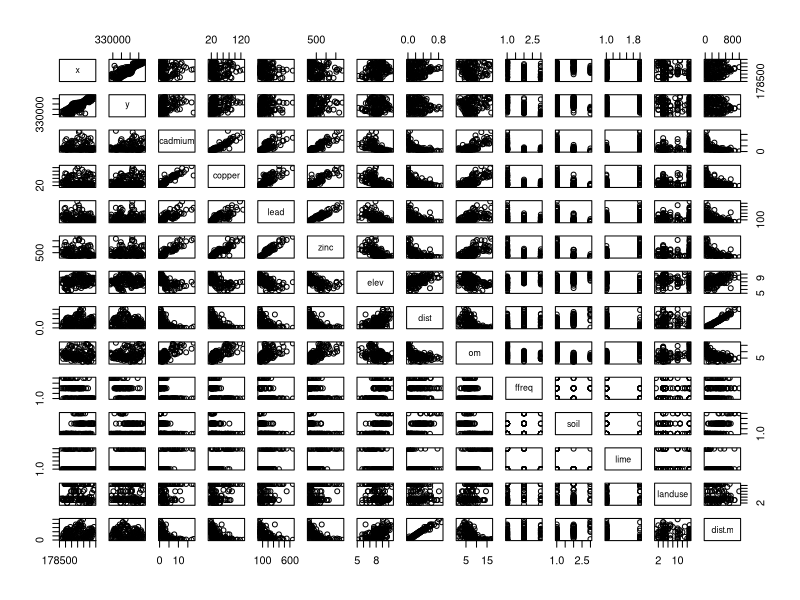
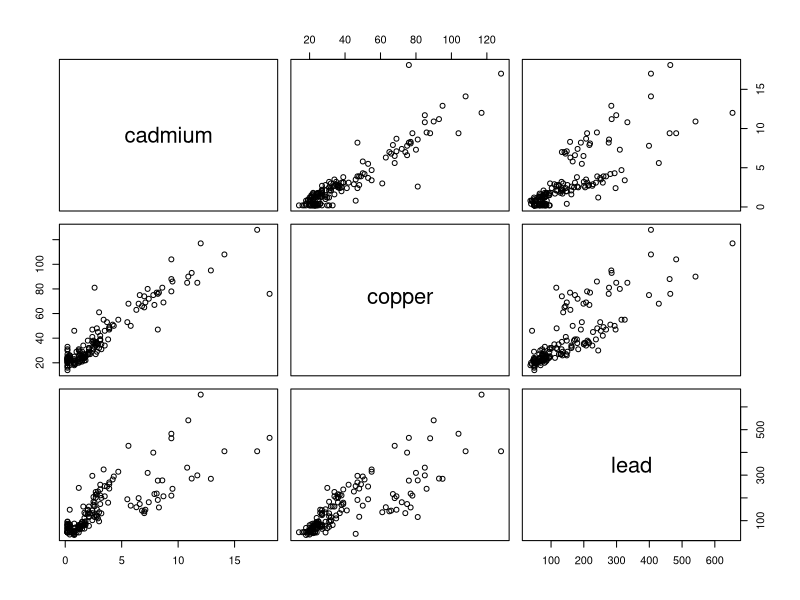
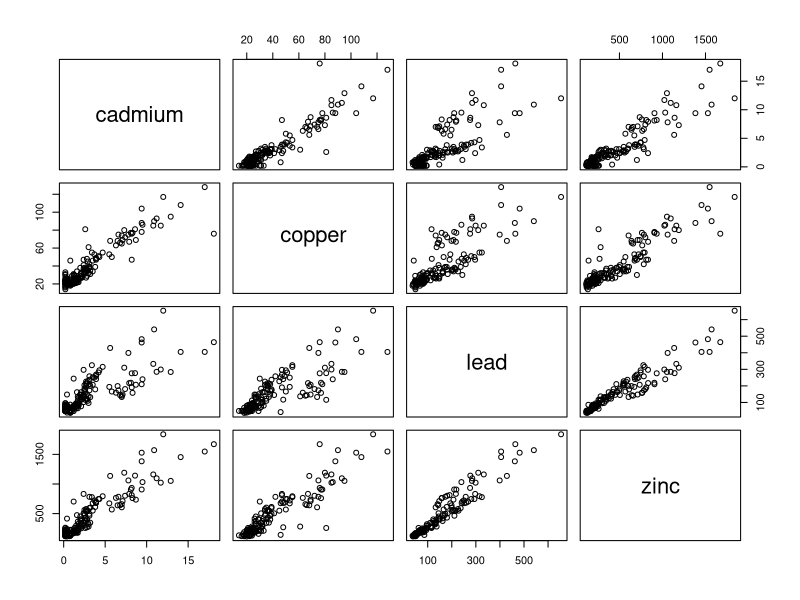
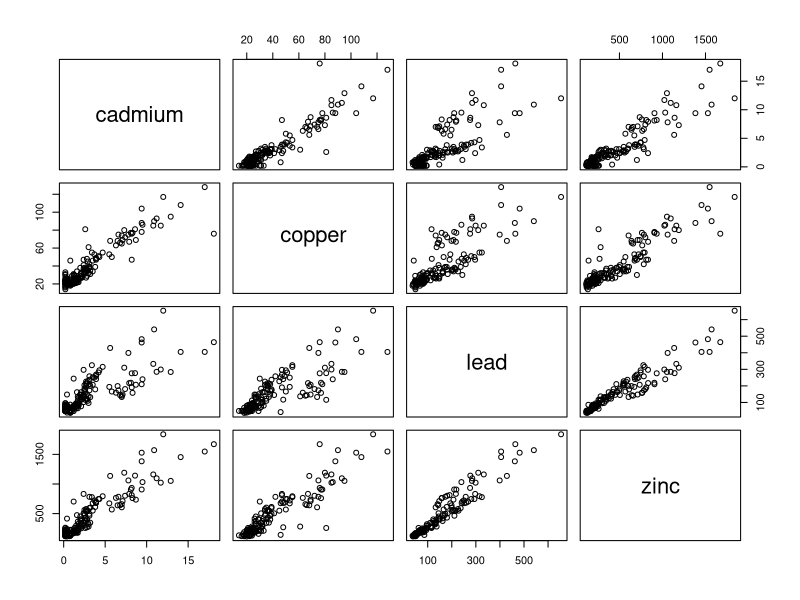
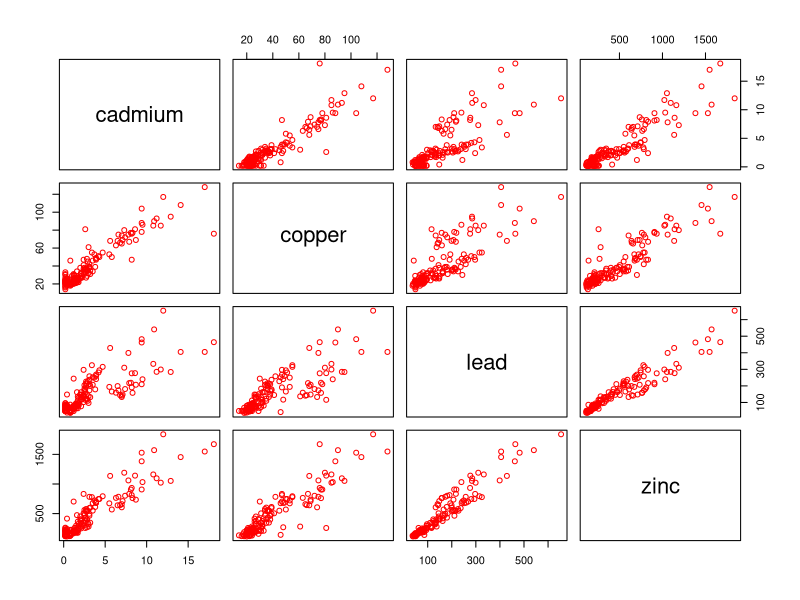
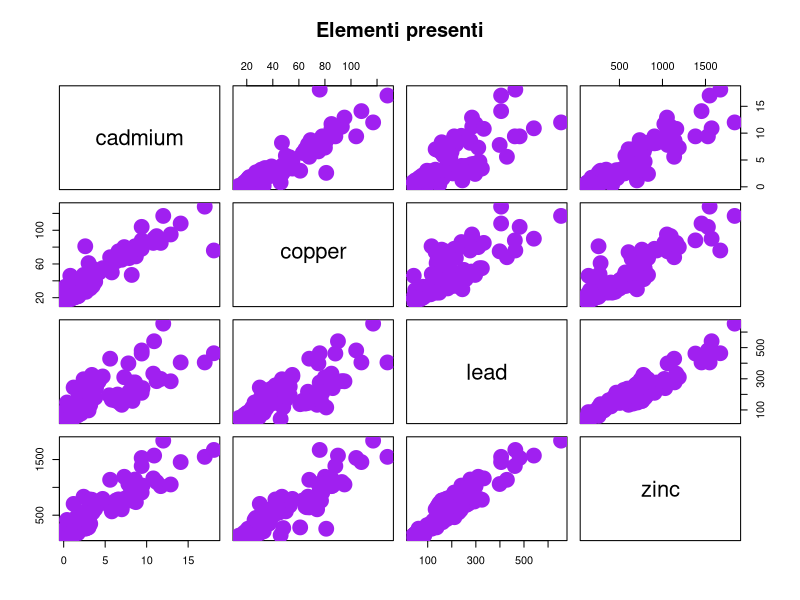
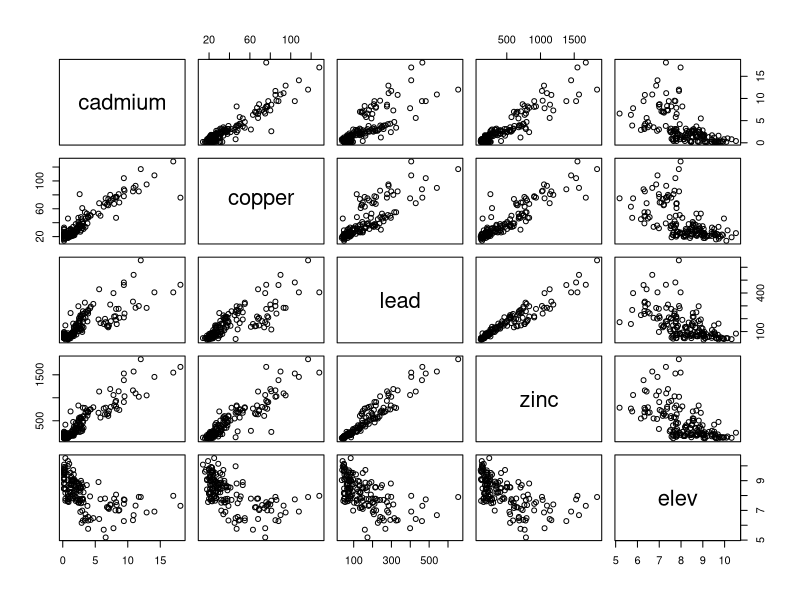
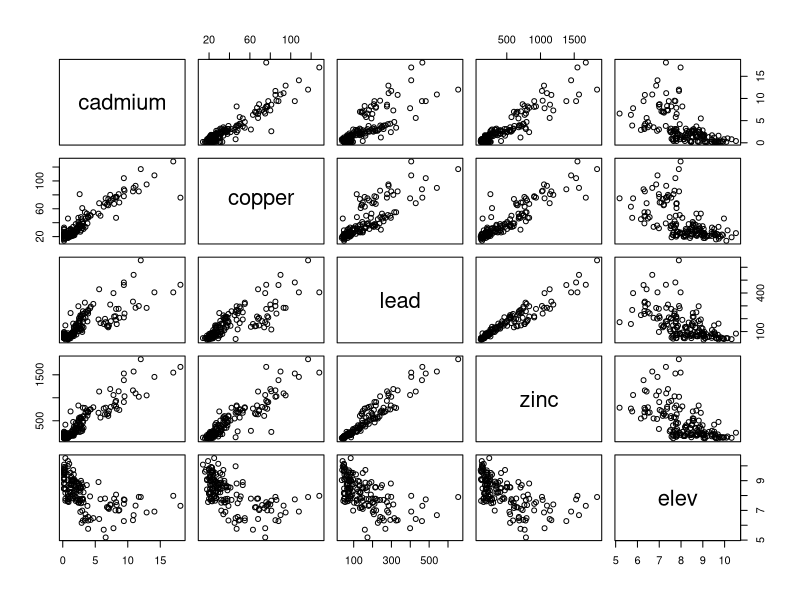

Generate these figures, in order, with R:
#installiamo la nuova libreria tramite i pacchetti;
library(sp) 

#usiamo il comando data per vedere i dati
data("meuse")

#vediamo la tabella meuse
meuse

#vediamo solo le prime 6 righe della tabella
head(meuse) #vediamo i primi 6

names(meuse)

summary(meuse)

pairs(meuse) #com pairs si crea un grafico che mette in correlazioni le variabili

pairs(~cadmium+copper+lead,data=meuse)


pairs(~cadmium+copper+lead+zinc,data = meuse)

pairs(meuse[,3:6])

pairs(meuse[,3:6],col="red")

pairs(meuse[,3:6],col="purple",pch=19,cex=3, main="Elementi presenti")

pairs(~cadmium+copper+lead+zinc+elev,data = meuse) #volendo si può variare da [,3:7];


#prendiamo delle funzioni esterne;
panel.correlations <- function(x, y, digits=1, prefix="", cex.cor)
{
  usr <- par("usr"); on.exit(par(usr))
  par(usr = c(0, 1, 0, 1))
  r1=cor(x,y,use="pairwise.complete.obs")
  r <- abs(cor(x, y,use="pairwise.complete.obs"))
  
  
  
  txt <- format(c(r1, 0.123456789), digits=digits)[1]
  txt <- paste(prefix, txt, sep="")
  if(missing(cex.cor)) cex <- 0.9/strwidth(txt)
  text(0.5, 0.5, txt, cex = cex * r)
}



panel.smoothing <- function (x, y, col = par("col"), bg = NA, pch = par("pch"),
                             cex = 1, col.smooth = "red", span = 2/3, iter = 3, ...)
{
  points(x, y, pch = pch, col = col, bg = bg, cex = cex)
  ok <- is.finite(x) & is.finite(y)
  if (any(ok))
    lines(stats::lowess(x[ok], y[ok], f = span, iter = iter),
          col = 1, ...)
}




panel.histograms <- function(x, ...)
{
  usr <- par("usr"); on.exit(par(usr))
  par(usr = c(usr[1:2], 0, 1.5) )
  h <- hist(x, plot = FALSE)
  breaks <- h$breaks; nB <- length(breaks)
  y <- h$counts; y <- y/max(y)
  rect(breaks[-nB], 0, breaks[-1], y, col="white", ...)
}


pairs(~cadmium+copper+lead+zinc+elev,data = meuse) 

pairs(meuse[,3:6],lower.panel = panel.correlations,upper.panel = panel.smoothing,diag.panel = panel.histograms)


pairs(meuse[,3:6],lower.panel = panel.smoothing,upper.panel = panel.correlations,diag.panel = panel.histograms)

library(sp)
data("meuse")
head(meuse)


plot(meuse$cadmium,meuse$copper, main="cadmio e rame correlati")

attach(meuse)

plot(cadmium,copper, main="Cadmio e Rame",pch=24,col="purple",xlab="Cadmio",ylab="Rame",cex=2)
